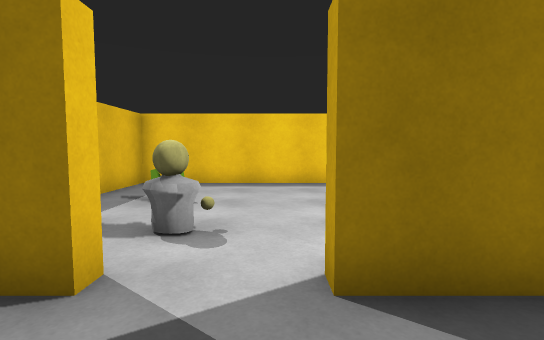
view 1 (above)

12 first-person views from a walk through a scene from a Unity 3-D project. The camera is 1.2 m above the floor, tilts 4° down and sees 85° across. The floor is counted in squares, 1 m on a side. Each view is taken from the middle of a square. On the plan, view 1 faces up. The plan holds only what a view shows up to about 13 squares ahead; the rest is blank. The player is left out.

view 2
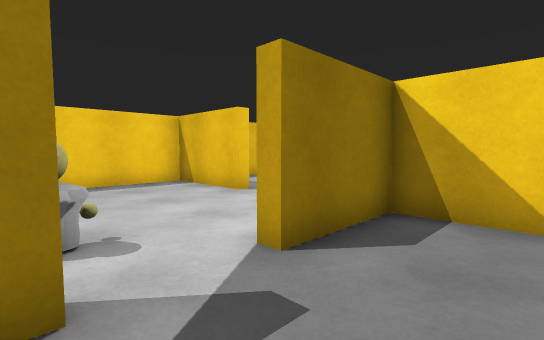

view 3
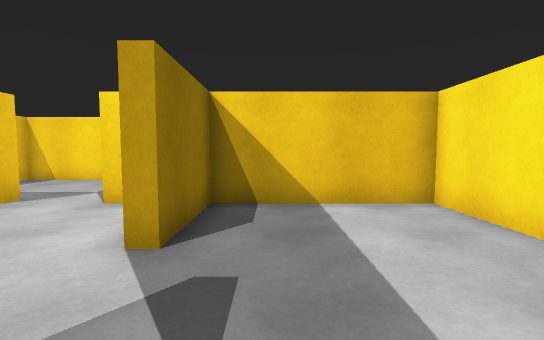

view 4
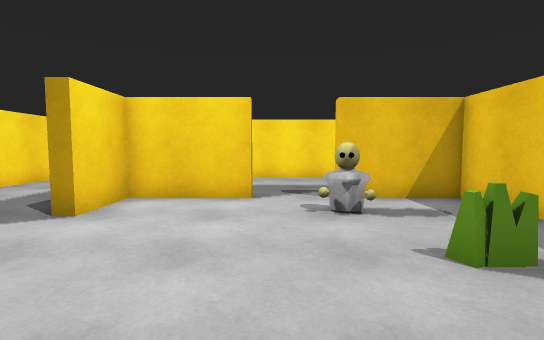

view 5
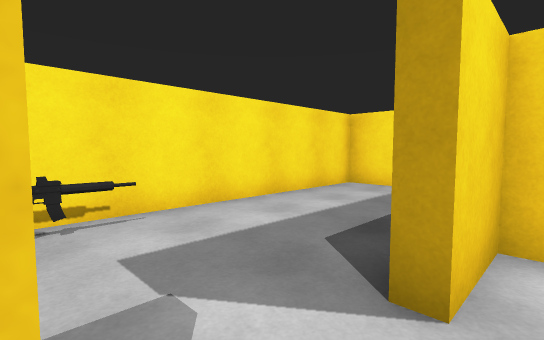

view 6
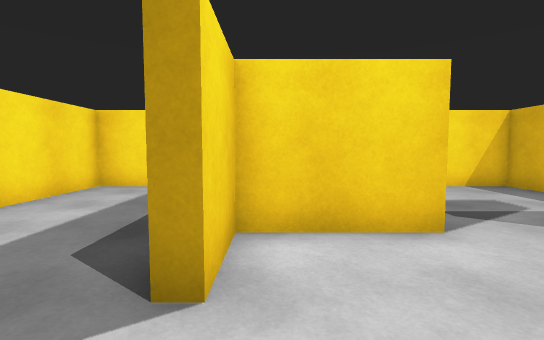

view 7
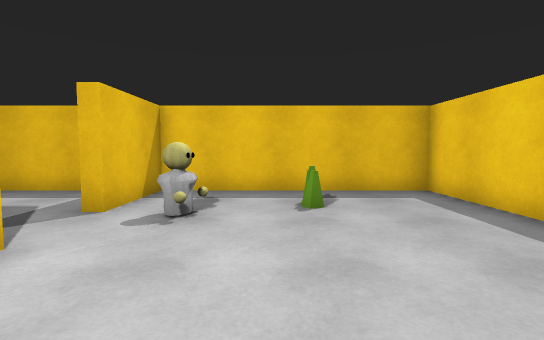

view 8
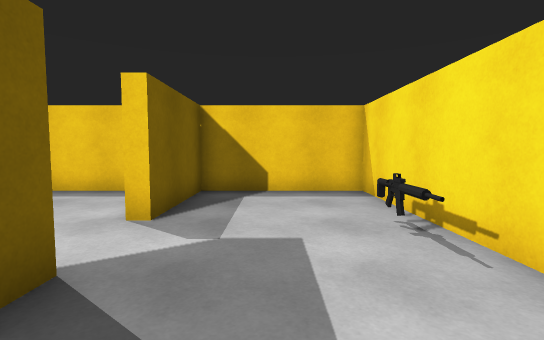

view 9
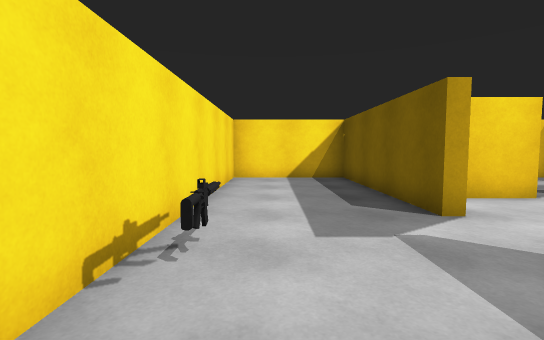

view 10
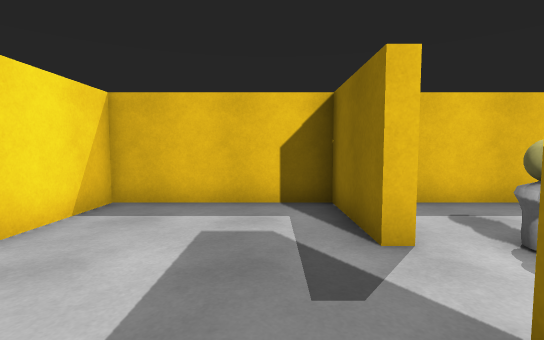

view 11
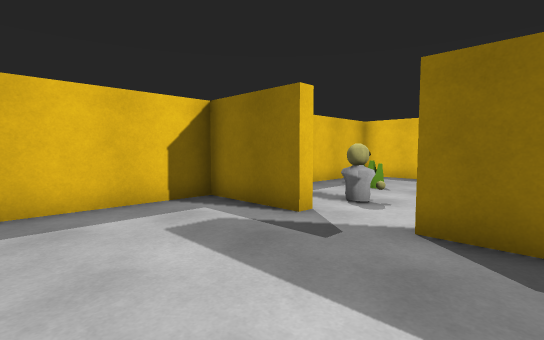

view 12
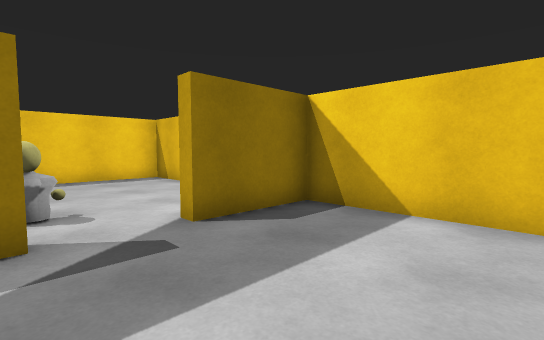

### Floor plan
Points are (right, up) in squares from view 1. A wall is a line through its corners. A room is listed if a view was taken in it or the views show most of it. See-through windows are left out.
Room 1 (views 1, 2, 3, 10, 11, 12)
walls: (-1.6, 2.8) (-1.6, 2.4) (-4.6, 2.4) (-4.6, -2.6) (3.5, -2.6) (3.5, 2.4) (0.5, 2.4) (0.5, 2.8)
ways out: opening at (-0.5, 2.5) to room 2
Room 2 (views 4, 5, 6)
walls: (0.5, 2.8) (3.5, 2.8) (3.5, 4.7); (3.5, 6.9) (3.5, 10.5) (-4.6, 10.5) (-4.6, 2.8) (-1.6, 2.8)
ways out: opening at (-0.5, 2.5) to room 1; opening at (4, 5.5) to room 3
objects: other object (-3, 7) to (-2, 7); other object (-2, 4) to (-1, 4)
Room 3 (views 7, 8, 9)
walls: (3.5, 4.7) (4, 4.7) (4, -2.6) (8.6, -2.6) (8.6, 10.5) (4, 10.5) (4, 6.9) (3.5, 6.9)
ways out: opening at (4, 5.5) to room 2
objects: other object (8, 6) to (8, 7)

Positions as (right, up) in squares from view 1, and headings:
1: (0, 0), facing up
2: (-2, 0), facing up-right
3: (-3, 1), facing right
4: (0, 10), facing down
5: (3, 7), facing down-right
6: (3, 7), facing down
7: (4, 6), facing left
8: (6, 2), facing up
9: (7, 10), facing down
10: (2, 1), facing left
11: (2, -2), facing up-left
12: (-2, -2), facing up-right
